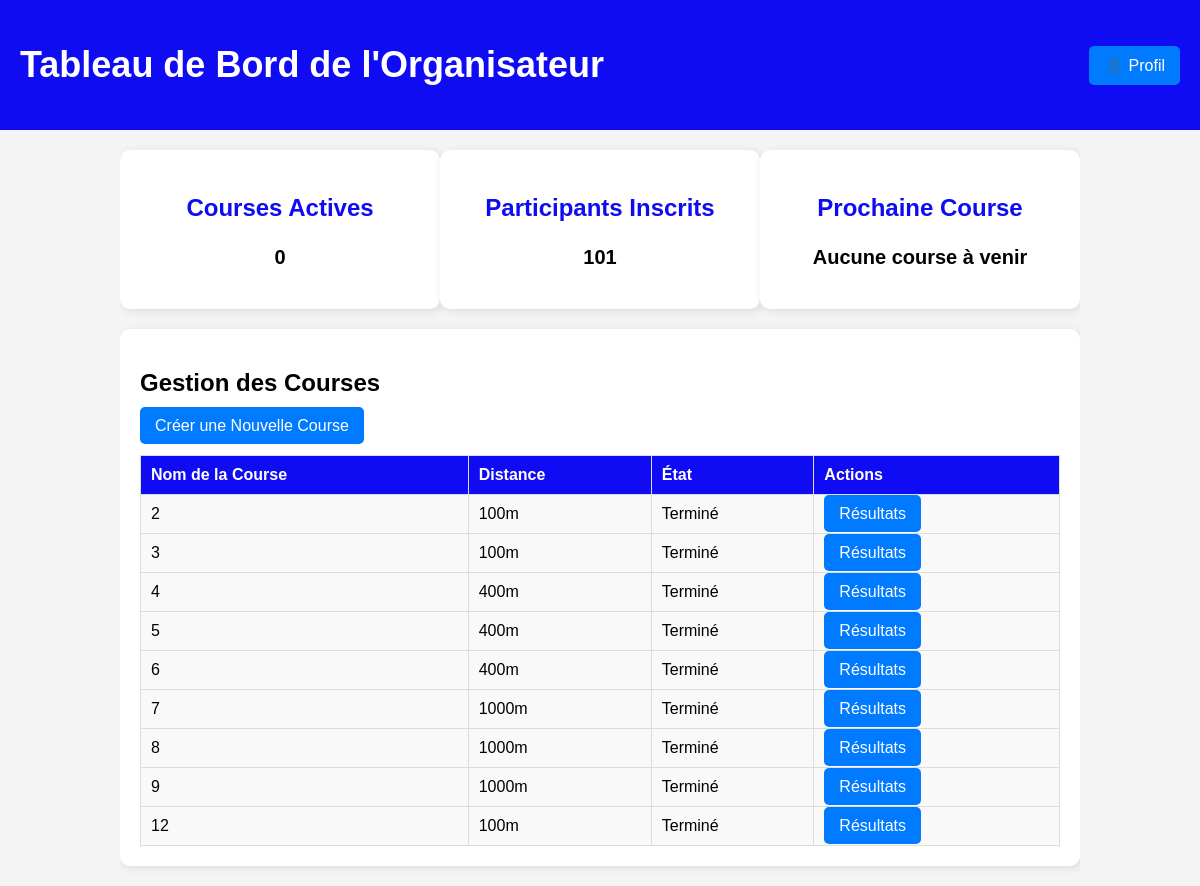
Page /orgatest.php on the committed database.
### tables this page shows
CREATE TABLE `course` (
  `id` bigint(20) UNSIGNED NOT NULL,
  `date` date NOT NULL,
  `lieu` varchar(255) NOT NULL,
  `type` varchar(30) NOT NULL,
  `arbitre` varchar(50) NOT NULL
);

### orgatest.php (the view, shortened to what this page needs)
<?php
$servername = "localhost";
$username = "root";
$password = "";
$dbname = "test";
$connexion = new mysqli($servername, $username, $password, $dbname);
$current_date = date('Y-m-d');
$sql_active_courses = "SELECT COUNT(*) AS active_courses FROM course WHERE date = '$current_date'";
$result_active_courses = $connexion->query($sql_active_courses);
$active_courses_count = 0;
if ($result_active_courses && $result_active_courses->num_rows > 0) {
    $row = $result_active_courses->fetch_assoc();
    $active_courses_count = $row['active_courses'];
}
$next_race_date = "Aucune course à venir";
$sql_athletes_count = "SELECT COUNT(*) AS total_athletes FROM athelete";
$result_athletes_count = $connexion->query($sql_athletes_count);
$total_athletes_count = 0;
if ($result_athletes_count && $result_athletes_count->num_rows > 0) {
    $row = $result_athletes_count->fetch_assoc();
    $total_athletes_count = $row['total_athletes'];
}
$sql_courses = "SELECT * FROM course";
$result_courses = $connexion->query($sql_courses);
?>
<!DOCTYPE html>
<html lang="fr">
<head>
  <link rel="stylesheet" href="styles.css">
</head>
 <header>
        <div class="header-container">
            <h1>Tableau de Bord de l'Organisateur</h1>
            <div class="profile">
                <button class="profile-btn">👤 Profil</button>
            </div>
        </div>
    </header>
    <div class="container">
        <div class="dashboard">
            <div class="card">
                <h3>Courses Actives</h3>
                <p><?php echo $active_courses_count; ?></p>
            </div>
            <div class="card">
                <h3>Participants Inscrits</h3>
                <p><?php echo $total_athletes_count; ?></p>
            </div>
            <div class="card">
                <h3>Prochaine Course</h3>
                <p><?php echo $next_race_date; ?></p>
            </div>
        </div>
        <div class="manage-courses">
            <h2>Gestion des Courses</h2>
            <a href="organisateur.php" class="button" id="create-race-btn">Créer une Nouvelle Course</a>
            <table>
                <tr>
                    <th>Nom de la Course</th>
                    <th>Distance</th>
                    <th>État</th>
                    <th>Actions</th>
                </tr>
                <?php
                if ($result_courses && $result_courses->num_rows > 0) {
                    while ($row = $result_courses->fetch_assoc()) {
                        $course_name = $row['id'];
                        $distance = $row['type'];
                        $date_course = $row['date'];
                        $current_date = date('Y-m-d');
                        if ($date_course < $current_date) {
                            $status = "Terminé";
                            $button_text = "Résultats";
                            $page_url = "results.php?course_id=" . $course_name;
                        } elseif ($date_course == $current_date) {
                            $status = "En cours";
                            $button_text = "Détails";
                            $page_url = "athletes_details.php?course_id=" . $course_name;
                        } else {
                            $status = "À venir";
                            $button_text = "Détails";
                            $page_url = "athletes_details.php?course_id=" . $course_name;
                        }
                        echo "<tr>
                        <td>$course_name</td>
                        <td>$distance</td>
                        <td>$status</td>
                        <td><a href='$page_url' class='button'>$button_text</a></td>
                        </tr>";
                    }
                } else {
                    echo "<tr><td colspan='4'>Aucune course disponible</td></tr>";
                }
                ?>
            </table>
        </div>
    </div>
</body>
</html>

### styles.css (style rules this page uses)
.container { width: 80%; margin: auto; overflow: hidden; }
h1 { font-size: 36px; color: white; text-align: center; transition: color 0.3s ease; }
header { background: #0f0bf3; padding: 20px 0; text-align: center; position: relative; }
.header-container { display: flex; justify-content: space-between; align-items: center; padding: 0 20px; }
.profile { position: relative; }
.profile-btn { background: #007bff; color: white; padding: 10px 20px; border: none; cursor: pointer; border-radius: 5px; font-size: 16px; }
.dashboard { display: flex; justify-content: space-between; margin: 20px 0; text-align: center; animation: fadeIn 1s ease-in-out; }
.dashboard .card { background: #fff; padding: 20px; width: 30%; box-shadow: 2px 2px 10px rgba(0,0,0,0.1); border-radius: 10px; transition: transform 0.3s ease; }
.dashboard h3 { font-size: 24px; color: #0f0bf3; }
.dashboard p { font-size: 20px; font-weight: bold; }
.manage-courses { background: white; padding: 20px; box-shadow: 2px 2px 10px rgba(0,0,0,0.1); border-radius: 10px; margin-bottom: 20px; animation: fadeIn 1.5s ease-in-out; }
.button, .profile-btn { background: #007bff; color: white; padding: 10px 15px; border: none; cursor: pointer; border-radius: 5px; font-size: 16px; text-decoration: none; transition: background 0.3s ease; }
a { text-decoration: none; }
table { width: 100%; border-collapse: collapse; margin-top: 20px; }
table, th, td { border: 1px solid #ddd; padding: 10px; text-align: left; }
th { background: #0f0bf3; color: white; }
td { background: #f9f9f9; }

### rows in the picture
course: id "2", type "100m", date "Terminé", date "Résultats"
course: id "3", type "100m", date "Terminé", date "Résultats"
course: id "4", type "400m", date "Terminé", date "Résultats"
course: id "5", type "400m", date "Terminé", date "Résultats"
course: id "6", type "400m", date "Terminé", date "Résultats"
course: id "7", type "1000m", date "Terminé", date "Résultats"
course: id "8", type "1000m", date "Terminé", date "Résultats"
course: id "9", type "1000m", date "Terminé", date "Résultats"
course: id "12", type "100m", date "Terminé", date "Résultats"

### other values in the picture
$active_courses_count "0"
$total_athletes_count "101"
$next_race_date "Aucune course à venir"
